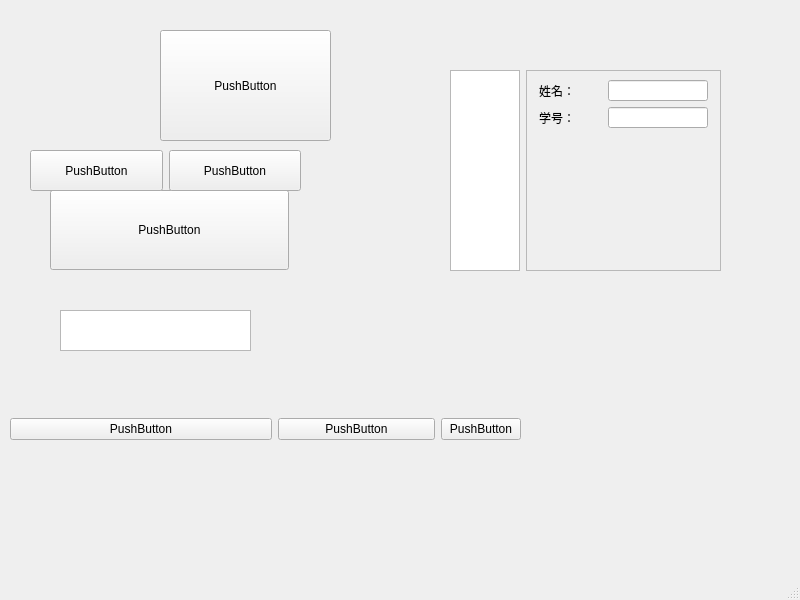
<?xml version="1.0" encoding="UTF-8"?>
<ui version="4.0">
 <class>MainWindow</class>
 <widget class="QMainWindow" name="MainWindow">
  <property name="geometry">
   <rect>
    <x>0</x>
    <y>0</y>
    <width>800</width>
    <height>600</height>
   </rect>
  </property>
  <property name="windowTitle">
   <string>MainWindow</string>
  </property>
  <widget class="QWidget" name="centralwidget">
   <widget class="QPushButton" name="pushButton_2">
    <property name="geometry">
     <rect>
      <x>160</x>
      <y>30</y>
      <width>171</width>
      <height>111</height>
     </rect>
    </property>
    <property name="text">
     <string>PushButton</string>
    </property>
   </widget>
   <widget class="QWidget" name="horizontalLayoutWidget">
    <property name="geometry">
     <rect>
      <x>50</x>
      <y>190</y>
      <width>239</width>
      <height>80</height>
     </rect>
    </property>
    <layout class="QHBoxLayout" name="horizontalLayout">
     <item>
      <widget class="QPushButton" name="pushButton_6">
       <property name="sizePolicy">
        <sizepolicy hsizetype="Minimum" vsizetype="Expanding">
         <horstretch>0</horstretch>
         <verstretch>0</verstretch>
        </sizepolicy>
       </property>
       <property name="text">
        <string>PushButton</string>
       </property>
      </widget>
     </item>
    </layout>
   </widget>
   <widget class="QTextBrowser" name="textBrowser">
    <property name="geometry">
     <rect>
      <x>60</x>
      <y>310</y>
      <width>191</width>
      <height>41</height>
     </rect>
    </property>
   </widget>
   <widget class="QWidget" name="horizontalLayoutWidget_2">
    <property name="geometry">
     <rect>
      <x>450</x>
      <y>70</y>
      <width>271</width>
      <height>201</height>
     </rect>
    </property>
    <layout class="QHBoxLayout" name="horizontalLayout_4">
     <item>
      <widget class="QTreeView" name="treeView">
       <property name="sizePolicy">
        <sizepolicy hsizetype="Expanding" vsizetype="Expanding">
         <horstretch>1</horstretch>
         <verstretch>0</verstretch>
        </sizepolicy>
       </property>
      </widget>
     </item>
     <item>
      <widget class="QFrame" name="frame">
       <property name="sizePolicy">
        <sizepolicy hsizetype="Expanding" vsizetype="Preferred">
         <horstretch>3</horstretch>
         <verstretch>0</verstretch>
        </sizepolicy>
       </property>
       <property name="frameShape">
        <enum>QFrame::StyledPanel</enum>
       </property>
       <property name="frameShadow">
        <enum>QFrame::Raised</enum>
       </property>
       <widget class="QWidget" name="formLayoutWidget">
        <property name="geometry">
         <rect>
          <x>0</x>
          <y>10</y>
          <width>195</width>
          <height>48</height>
         </rect>
        </property>
        <layout class="QGridLayout" name="gridLayout">
         <item row="0" column="0">
          <widget class="QLabel" name="label">
           <property name="maximumSize">
            <size>
             <width>50</width>
             <height>16777215</height>
            </size>
           </property>
           <property name="text">
            <string>姓名：</string>
           </property>
          </widget>
         </item>
         <item row="0" column="1">
          <widget class="QLineEdit" name="lineEdit">
           <property name="maximumSize">
            <size>
             <width>100</width>
             <height>16777215</height>
            </size>
           </property>
          </widget>
         </item>
         <item row="1" column="0">
          <widget class="QLabel" name="label_2">
           <property name="maximumSize">
            <size>
             <width>50</width>
             <height>16777215</height>
            </size>
           </property>
           <property name="text">
            <string>学号：</string>
           </property>
          </widget>
         </item>
         <item row="1" column="1">
          <widget class="QLineEdit" name="lineEdit_2">
           <property name="maximumSize">
            <size>
             <width>100</width>
             <height>16777215</height>
            </size>
           </property>
          </widget>
         </item>
        </layout>
       </widget>
      </widget>
     </item>
    </layout>
   </widget>
   <widget class="QWidget" name="">
    <property name="geometry">
     <rect>
      <x>30</x>
      <y>150</y>
      <width>271</width>
      <height>41</height>
     </rect>
    </property>
    <layout class="QHBoxLayout" name="horizontalLayout_2">
     <item>
      <widget class="QPushButton" name="pushButton">
       <property name="sizePolicy">
        <sizepolicy hsizetype="Expanding" vsizetype="Expanding">
         <horstretch>0</horstretch>
         <verstretch>0</verstretch>
        </sizepolicy>
       </property>
       <property name="text">
        <string>PushButton</string>
       </property>
      </widget>
     </item>
     <item>
      <widget class="QPushButton" name="pushButton_3">
       <property name="sizePolicy">
        <sizepolicy hsizetype="Expanding" vsizetype="Expanding">
         <horstretch>0</horstretch>
         <verstretch>0</verstretch>
        </sizepolicy>
       </property>
       <property name="text">
        <string>PushButton</string>
       </property>
      </widget>
     </item>
    </layout>
   </widget>
   <widget class="QWidget" name="">
    <property name="geometry">
     <rect>
      <x>10</x>
      <y>404</y>
      <width>511</width>
      <height>51</height>
     </rect>
    </property>
    <layout class="QHBoxLayout" name="horizontalLayout_3">
     <item>
      <widget class="QPushButton" name="pushButton_4">
       <property name="sizePolicy">
        <sizepolicy hsizetype="Expanding" vsizetype="Fixed">
         <horstretch>5</horstretch>
         <verstretch>0</verstretch>
        </sizepolicy>
       </property>
       <property name="text">
        <string>PushButton</string>
       </property>
      </widget>
     </item>
     <item>
      <widget class="QPushButton" name="pushButton_5">
       <property name="sizePolicy">
        <sizepolicy hsizetype="Expanding" vsizetype="Fixed">
         <horstretch>3</horstretch>
         <verstretch>0</verstretch>
        </sizepolicy>
       </property>
       <property name="text">
        <string>PushButton</string>
       </property>
      </widget>
     </item>
     <item>
      <widget class="QPushButton" name="pushButton_7">
       <property name="sizePolicy">
        <sizepolicy hsizetype="Expanding" vsizetype="Fixed">
         <horstretch>1</horstretch>
         <verstretch>0</verstretch>
        </sizepolicy>
       </property>
       <property name="text">
        <string>PushButton</string>
       </property>
      </widget>
     </item>
    </layout>
   </widget>
  </widget>
  <widget class="QMenuBar" name="menubar">
   <property name="geometry">
    <rect>
     <x>0</x>
     <y>0</y>
     <width>800</width>
     <height>23</height>
    </rect>
   </property>
  </widget>
  <widget class="QStatusBar" name="statusbar"/>
 </widget>
 <resources/>
 <connections/>
</ui>
